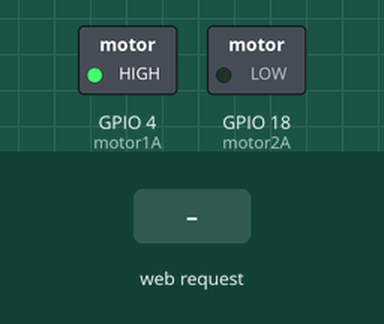
Bench run of a sketch on a simulated ESP32. Parts: switched loads named in the sketch (green lamp = pin HIGH). The inputs (shaded band) are chosen by the test bench. WiFi joins after 1.5 s; servers stay silent unless stated; network time is answered at once with the bench clock; the local clock reads 2024-03-15 10:24:30 at power-on unless the sketch sets it; EEPROM starts erased; what the sketch prints to the serial monitor is not drawn.

Above: at 3.2 s.
3.3 s: HTTP request GET /toggleWater received
At 4.3 s:
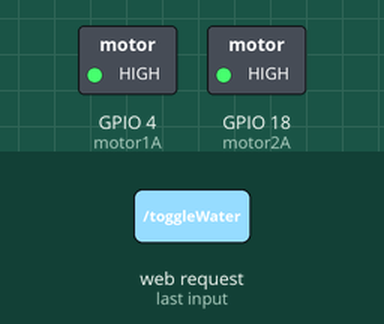
4.8 s: HTTP request GET /save?lo=120 received
At 7.2 s:
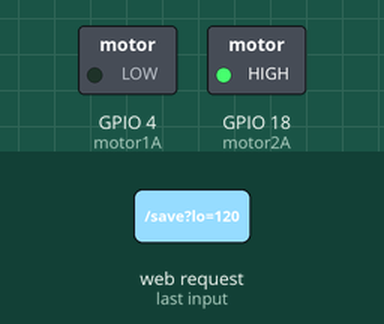
7.5 s: HTTP request GET /toggleLight received
At 8.7 s:
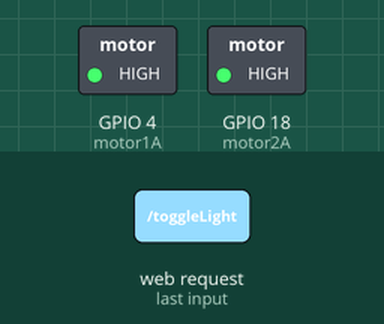
9.0 s: HTTP request GET /toggleLight?lo=1 received
At 9.9 s:
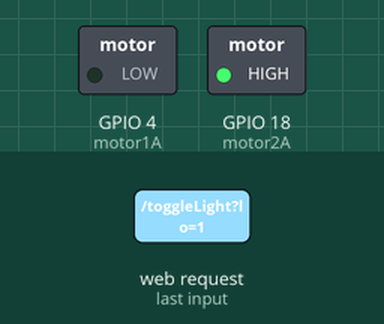
Timing chart, 0 to 11.5 s (numbered marks = the images above; inputs shaded):
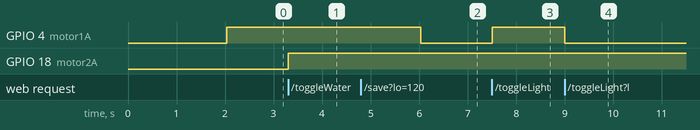

Measured:
- after the input at 3.3 s, GPIO 18 (motor2A): LOW → HIGH at once
- after the input at 4.8 s, GPIO 4 (motor1A): HIGH → LOW after 1.2 s
- after the input at 7.5 s, GPIO 4 (motor1A): LOW → HIGH at once
- after the input at 9.0 s, GPIO 4 (motor1A): HIGH → LOW at once

The sketch:

Plant_Monitor_Final.ino
```cpp
#include "DHT.h"
#include <Wire.h>
#include <EEPROM.h>
#include <WiFi.h>
#include <NTPClient.h>
#include <WiFiUdp.h>
#include <ESPAsyncWebServer.h>
#include <ESPmDNS.h>

#define DHTPIN 13
#define LIGHT_PIN 35
#define motor1A 4   // GPIO to control Light relay via NPN transistor
#define motor2A 18  // GPIO to control Pump relay via NPN transistor

#define DHTTYPE DHT11
DHT dht(DHTPIN, DHTTYPE);

const char* ssid = "DeficationStation";
const char* password = "Kentucky1!";
WiFiUDP ntpUDP;
NTPClient timeClient(ntpUDP, "pool.ntp.org", 0, 60000);
AsyncWebServer server(80);

int lightOnTime, lightOffTime, waterOnTime, waterOffTime;
bool manualLight = false;
bool manualWater = false;

void loadConfig() {
  EEPROM.begin(512);
  lightOnTime = EEPROM.read(0);
  lightOffTime = EEPROM.read(1);
  waterOnTime = EEPROM.read(2);
  waterOffTime = EEPROM.read(3);
  EEPROM.end();

  if (lightOnTime > 23) lightOnTime = 8;
  if (lightOffTime > 23) lightOffTime = 20;
  if (waterOnTime > 23) waterOnTime = 9;
  if (waterOffTime > 23) waterOffTime = 10;
}

void saveConfig() {
  EEPROM.begin(512);
  EEPROM.write(0, lightOnTime);
  EEPROM.write(1, lightOffTime);
  EEPROM.write(2, waterOnTime);
  EEPROM.write(3, waterOffTime);
  EEPROM.commit();
  EEPROM.end();
}

String formatHour(int hour) {
  if (hour > 23) return "Unset";
  return String(hour);
}

String dashboardHtml() {
  float temperature = dht.readTemperature();
  float tempF = (temperature * 1.8) + 32;
  float humidity = dht.readHumidity();
  int light = analogRead(LIGHT_PIN);

  String lightState = digitalRead(motor1A) == HIGH ? "ON" : "OFF";
  String pumpState = digitalRead(motor2A) == HIGH ? "ON" : "OFF";

  String html = "<html><body><h1>HydroGrow Dashboard</h1>";
  html += "<p><b>Current Time:</b> " + timeClient.getFormattedTime() + "</p>";
  html += "<p><b>Temperature:</b> " + String(tempF) + " F</p>";
  html += "<p><b>Humidity:</b> " + String(humidity) + " %</p>";
  html += "<p><b>Light Level:</b> " + String(light) + "</p>";
  html += "<p><b>Light Automation:</b> " + formatHour(lightOnTime) + ":00 to " + formatHour(lightOffTime) + ":00 | State: <b>" + lightState + "</b></p>";
  html += "<p><b>Water Automation:</b> " + formatHour(waterOnTime) + ":00 to " + formatHour(waterOffTime) + ":00 | State: <b>" + pumpState + "</b></p>";
  html += "<form action='/toggleLight'><button>Toggle Light</button></form>";
  html += "<form action='/toggleWater'><button>Toggle Water Pump</button></form>";
  html += "<br><a href='/config'><button>Edit Automation Settings</button></a>";
  html += "</body></html>";
  return html;
}

String configPageHtml() {
  String html = "<html><body><h2>Edit Automation Times</h2>";
  html += "<form action='/save' method='GET'>";
  html += "Light On Hour (0-23): <input name='lo' type='number'><br>";
  html += "Light Off Hour (0-23): <input name='lf' type='number'><br>";
  html += "Water On Hour (0-23): <input name='wo' type='number'><br>";
  html += "Water Off Hour (0-23): <input name='wf' type='number'><br>";
  html += "<input type='submit' value='Save'>";
  html += "</form>";
  html += "<br><a href='/'><button>Back</button></a></body></html>";
  return html;
}

void updateLightOutput() {
  int h = timeClient.getHours();
  digitalWrite(motor1A, (manualLight || (h >= lightOnTime && h < lightOffTime)) ? HIGH : LOW);
}

void updateWaterOutput() {
  int h = timeClient.getHours();
  digitalWrite(motor2A, (manualWater || (h >= waterOnTime && h < waterOffTime)) ? HIGH : LOW);
}

void setup() {
  Serial.begin(115200);
  dht.begin();

  pinMode(motor1A, OUTPUT);  // Light Control via NPN
  pinMode(motor2A, OUTPUT);  // Pump Control via NPN
  pinMode(LIGHT_PIN, INPUT);

  loadConfig();

  WiFi.begin(ssid, password);
  while (WiFi.status() != WL_CONNECTED) {
    delay(1000); Serial.println("Connecting...");
  }
  Serial.println("Connected");

  timeClient.begin();
  MDNS.begin("HydroGrow");

  server.on("/", HTTP_GET, [](AsyncWebServerRequest *r){ r->send(200, "text/html", dashboardHtml()); });
  server.on("/config", HTTP_GET, [](AsyncWebServerRequest *r){ r->send(200, "text/html", configPageHtml()); });

  server.on("/save", HTTP_GET, [](AsyncWebServerRequest *r) {
    if (r->hasParam("lo")) lightOnTime = r->getParam("lo")->value().toInt();
    if (r->hasParam("lf")) lightOffTime = r->getParam("lf")->value().toInt();
    if (r->hasParam("wo")) waterOnTime = r->getParam("wo")->value().toInt();
    if (r->hasParam("wf")) waterOffTime = r->getParam("wf")->value().toInt();
    saveConfig();
    r->redirect("/");
  });

  server.on("/toggleLight", HTTP_GET, [](AsyncWebServerRequest *r){ manualLight = !manualLight; updateLightOutput(); r->redirect("/"); });
  server.on("/toggleWater", HTTP_GET, [](AsyncWebServerRequest *r){ manualWater = !manualWater; updateWaterOutput(); r->redirect("/"); });

  server.begin();
}

void loop() {
  timeClient.update();
  updateLightOutput();
  updateWaterOutput();
  delay(2000);
}
```
